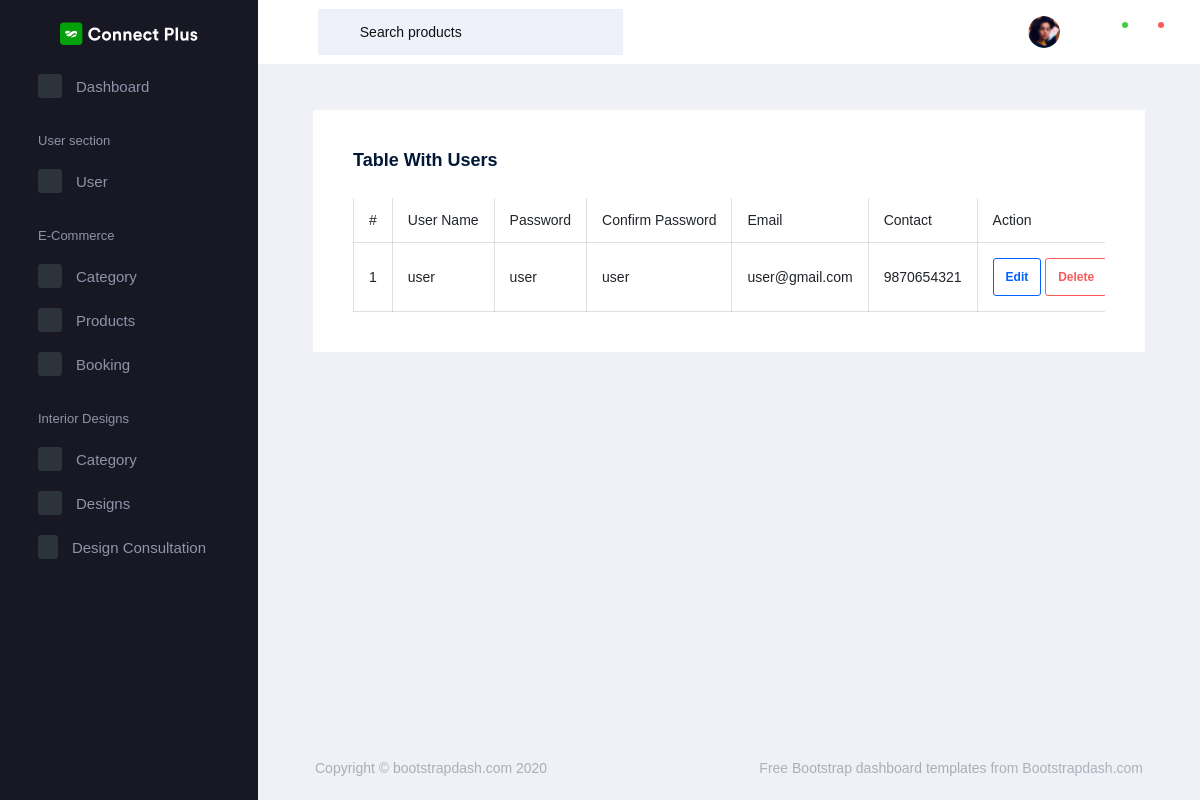
Screenshot of /AdminApp/display_users/ with the database file from the repository.
### WebApp/models.py (models this page shows)
class UserRegistrationDb(models.Model):
    username = models.CharField(max_length=50, null=True, blank=True, unique=True)
    password = models.CharField(max_length=50, null=True, blank=True)
    conf_password = models.CharField(max_length=50, null=True, blank=True)
    email = models.EmailField(max_length=100, null=True, blank=True)
    contact = models.IntegerField(null=True, blank=True)

### AdminApp/views.py (the view)
# urls.py: path('display_users/', views.display_users, name="display_users"),
def display_users(request):
    data = UserRegistrationDb.objects.all()
    return render(request, "display_users.html", {'data': data})

### AdminApp/templates/display_users.html (shortened to what this page needs)
<!DOCTYPE html>
{% extends 'index.html' %}
{% block content %}
<html lang="en">
<head>
</head>
<body>
<div class="col-lg-12 stretch-card">
    <div class="card">
        <div class="card-body">
            <h4 class="card-title">Table with users</h4>
            <div class="table-responsive ">
                <table class="table table-bordered ">
                    <thead>
                    <tr>
                        <th> #</th>
                        <th> User Name</th>
                        <th> Password</th>
                        <th> Confirm Password</th>
                        <th> Email</th>
                        <th> Contact</th>
                        <th> Action</th>
                    </tr>
                    </thead>
                    <tbody>
                    {% for d in data %}
                    <tr>
                        <td> {{forloop.counter}}</td>
                        <td> {{d.username}}</td>
                        <td> {{d.password}}</td>
                        <td> {{d.conf_password}}</td>
                        <td> {{d.email}}</td>
                        <td> {{d.contact}}</td>
                        <td>
                            <a href="{% url 'edit_users' u_id=d.id %}">
                                <button class="btn btn-outline-primary">Edit</button>
                            </a>
                            <a href="{% url 'delete_user' u_id=d.id %}">
                                <button class="btn btn-outline-danger">Delete</button>
                            </a>
                        </td>
                    </tr>
                    {% endfor %}
                    </tbody>
                </table>
            </div>
        </div>
    </div>
</div>
</body>
</html>
{% endblock %}

### rows the page displays
UserRegistrationDb: username "user", password "user", conf_password "user", email "user@gmail.com", contact "9870654321"
